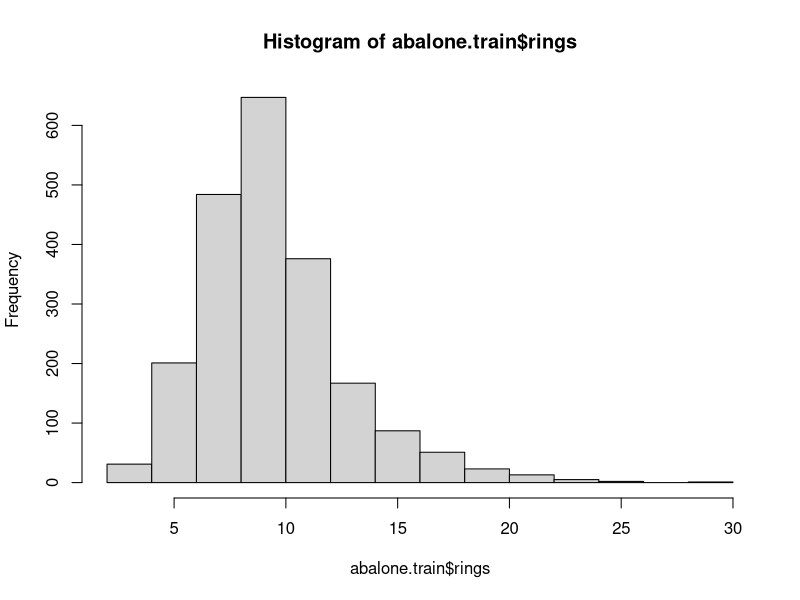
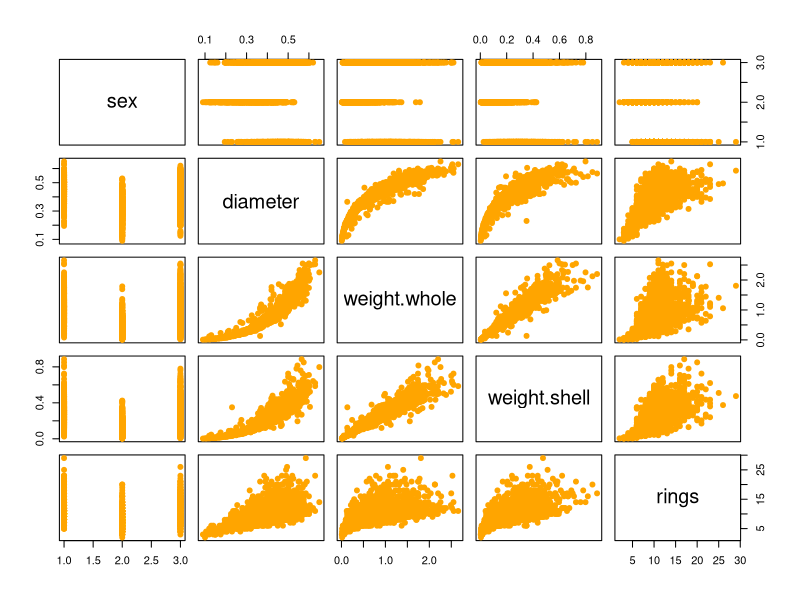
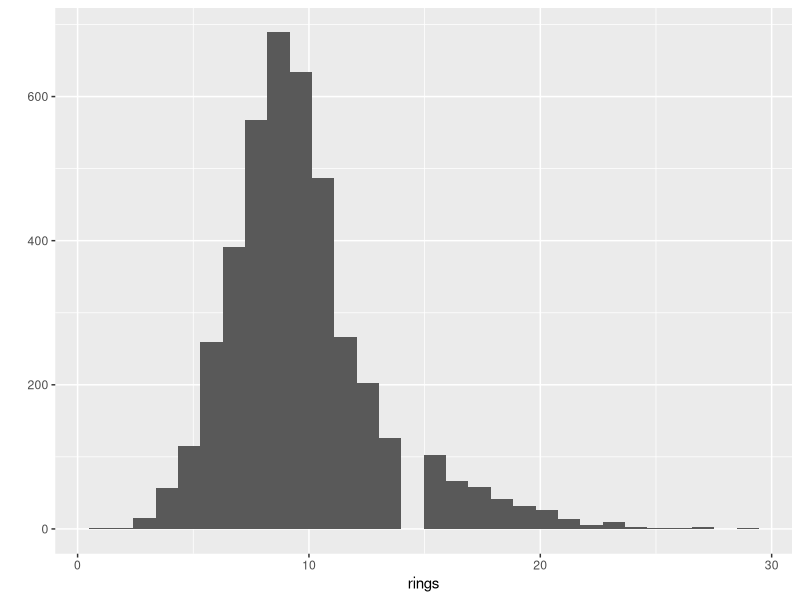
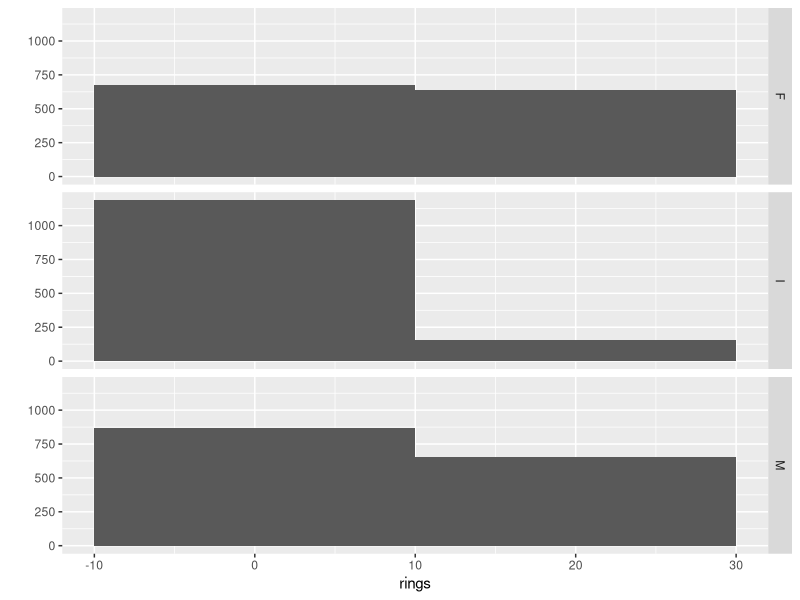
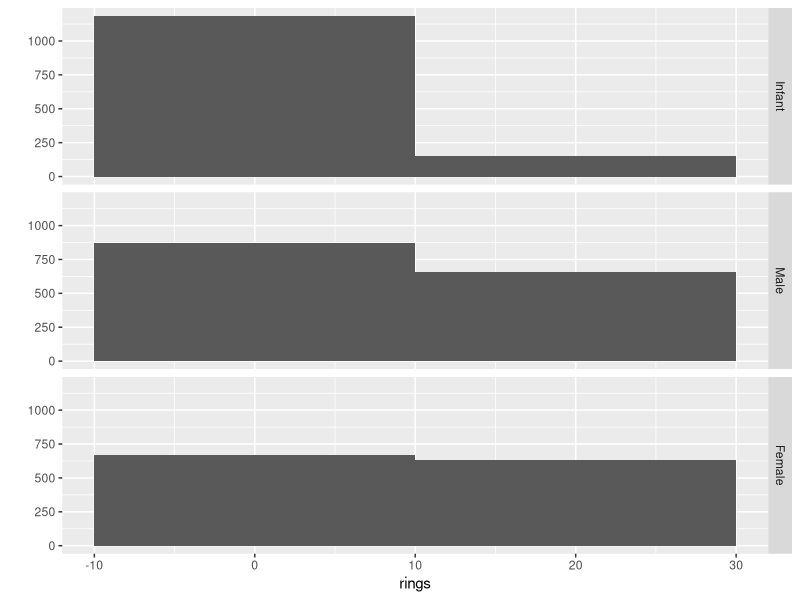
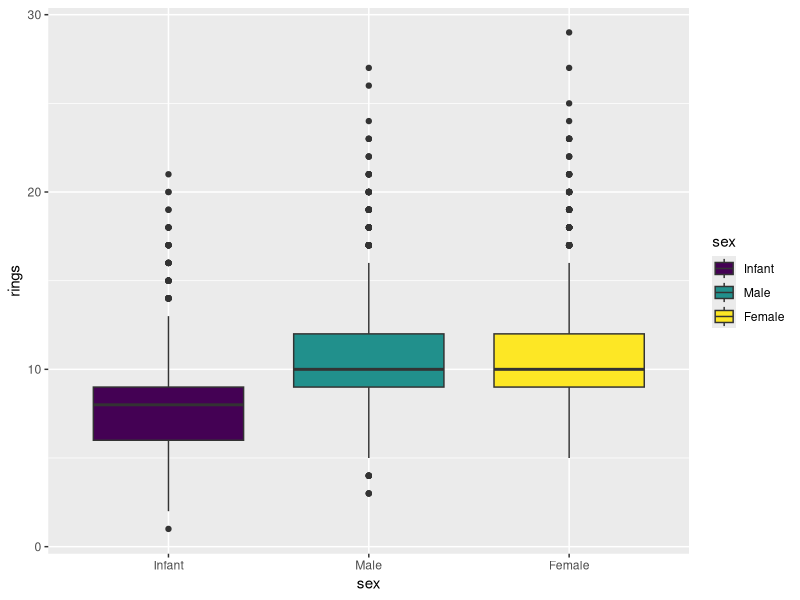
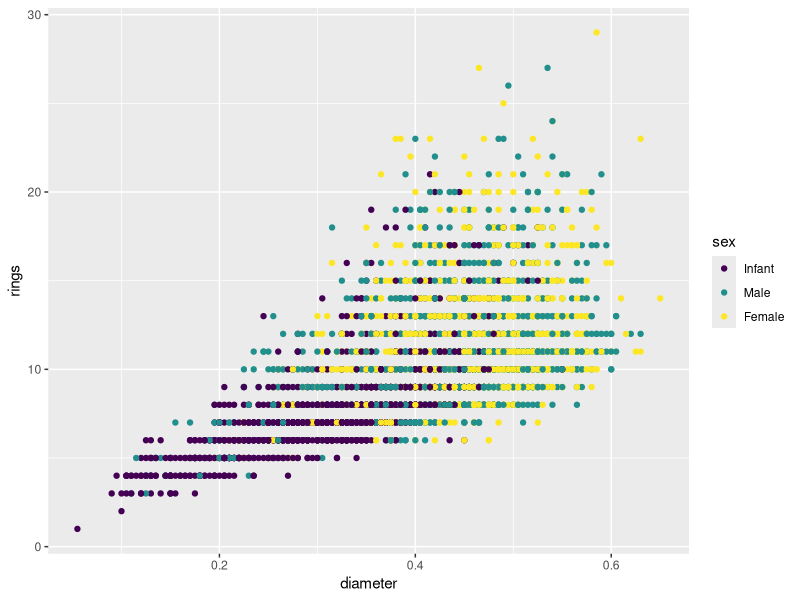
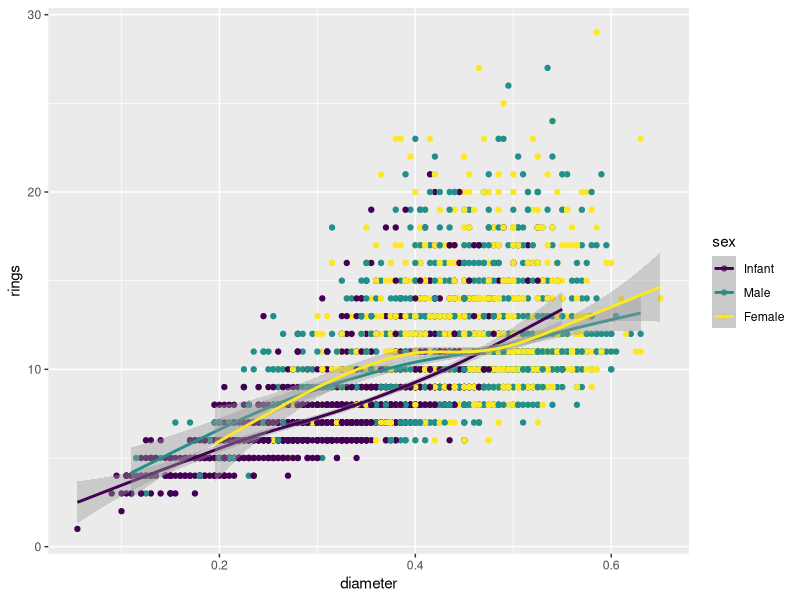

Here is the R script that generated these plots, in order:
## ---- chunk 1
knitr::opts_chunk$set(echo = TRUE)
.libPaths("H:/R")
library(ggplot2)
#library(plyr)
library(rpart)
library(partykit)
## ---- chunk 2
abalone <- read.csv("abalone.csv")
f <- rings~.
## ---- chunk 3
train.idx <- sample(nrow(abalone), 0.5*nrow(abalone))
abalone.train <- abalone[train.idx, ]
abalone.test  <- abalone[-train.idx, ] ## note the negative indexing to REMOVE instances!
## ---- chunk 4
 summary(abalone.train)
## ---- chunk 5
hist(abalone.train$rings)
## ---- chunk 6
 cor(abalone.train[, -1])
 cor(abalone.test[ , -1])
## ---- chunk 7
abalone.train$length <- NULL
abalone.train$height <- NULL
abalone.train$weight.shucked <- NULL
abalone.train$weight.viscera <- NULL

abalone.test$length <- NULL
abalone.test$height <- NULL
abalone.test$weight.shucked <- NULL
abalone.test$weight.viscera <- NULL

## ---- chunk 8
plot(abalone.train, pch=19, col="orange")
## ---- chunk 9
qplot(rings,
      data = abalone,
      geom = "histogram")
## ---- chunk 10
qplot(rings,
      data = abalone,
      geom = "histogram",
      facets = sex~.,
      binwidth = 20)
## ---- chunk 11
abalone$sex <- ordered(abalone$sex,
                       levels = c("I", "M", "F"),
                       labels = c("Infant", "Male", "Female"))

#redo histogram
qplot(rings,
      data = abalone,
      geom = "histogram",
      facets = sex~.,
      binwidth = 20)
## ---- chunk 12
qplot(sex, rings,
      data = abalone,
      geom = "boxplot",
      fill = sex)
## ---- chunk 13
qplot(diameter, rings, 
      data = abalone, 
      color = sex)
## ---- chunk 14
qplot(diameter, rings, 
      data = abalone, 
      color = sex)  +
  geom_smooth(slope = 1)
## ---- chunk 15
     save(abalone, file = "abalone_trimmed.Rdata")
## ---- chunk 16
MSE <- function(y, yhat) mean((y - yhat)^2)

RSQ <- function(y, yhat) 1 - sum((y - yhat)^2) / sum((y - mean(y))^2)
## ---- chunk 17
knn <- function(f, data, k=1) {
  known.X <- scale(model.matrix(f, data)[, -1])
  known.y <- model.response(model.frame(f, data))
  
  structure(list(k=k, f=f, known.X=known.X, known.y=known.y), class="knn")
}

predict.knn <- function(knn, newdata) {
  if (class(knn) != "knn") stop("Supplied model was not a k-Nearest Neighbour object")
  
  known.X <- knn$known.X
  known.y <- knn$known.y
  
  X <- scale(model.matrix(knn$f, newdata)[, -1], 
             scale=attr(known.X, "scaled:scale"), 
             center=attr(known.X, "scaled:center"))
  
  k.nearest <- matrix(apply(X, 1, function(X.i, known.X, known.y, k) {
    d <- rowSums(sweep(known.X, 2, X.i)^2)
    known.y[head(order(d), k)]
  }, known.X=known.X, known.y=known.y, k=knn$k), nrow=knn$k)
  
  if (is.factor(known.y)) {
    factor(apply(k.nearest, 2, function(neighbours) {
      t <- table(neighbours)
      names(t[which.max(t)])
    }), levels=levels(known.y), ordered=is.ordered(known.y))
  } else if (is.character(known.y)) {
    apply(k.nearest, 2, function(neighbours) {
      t <- table(neighbours)
      names(t[which.max(t)])
    })
  } else {
    colMeans(k.nearest)
  }
}
## ---- chunk 18

evaluate.knn <- function(f, train, test, error, k) {
  mdl <- knn(f, train, k)
  
  ## extract the known outcomes from the test set
  y <- model.response(model.frame(f, test))
  
  ## obtain the model predictions on the test data
  yhat <- predict(mdl, test)
  
  ## returns the error of the predictions (e.g., MSE)
  error(y, yhat)
}

evaluate.knn.cv <- function(f, data, K, folds, error, knn.k) {
  mean(sapply(seq(K), function(k) {
    leave.in <- data[folds != k, ] ## data not in our current fold
    hold.out <- data[folds == k, ] ## data in our current fold
    
    evaluate.knn(f, leave.in, hold.out, error, knn.k)
  }))
}

K <- 10
folds <- sample(rep(seq(K), length.out=nrow(abalone.train)))

knn.k <- c(1, 2,3	,5,	8,	13,	21,	34,	55,	89,	144,	233,	377,	610)
wse <- rep(NA, length(knn.k))
cve <- rep(NA, length(knn.k))
for (j in seq_along(knn.k)) {
  wse[j] <- evaluate.knn(f, abalone.train, abalone.train, MSE, knn.k[j])
  cve[j] <- evaluate.knn.cv(f, abalone.train, K, folds, MSE, knn.k[j])
  cat(".")
}
cat("\n")
## ---- chunk 19
plot(knn.k, wse, type="l", lwd=2, col="orange", ylab="Error", ylim=range(c(0, wse, cve)))
lines(knn.k, cve, lwd=2, col="purple")
abline(h=min(cve), lty=2, col="gray")
abline(v=knn.k[which.min(cve)], lty=2, col="gray")
text(knn.k[which.min(cve)], min(cve), sprintf("CV-min=(%d, %.2f)", knn.k[which.min(cve)], min(cve)), col="gray", adj=c(-0.05, -0.5))
legend("bottomright", c("Within-Sample", "Out-of-Sample (CV)"), col=c("orange", "purple"), lwd=2, bty="n")

## ---- chunk 20
k.selected <- knn.k[which.min(cve)]
knn.mdl <- knn(f, abalone.train, k.selected)
yhat.knn <- predict(knn.mdl, abalone.test)
## ---- chunk 21
abalone.lm <- lm(f, abalone.train)
yhat.lm <- predict(abalone.lm, abalone.test)

## ---- chunk 22
print(MSE(abalone.test$rings, yhat.lm))
print(RSQ(abalone.test$rings, yhat.lm))

## ---- chunk 23
summary(abalone.lm)

## ---- chunk 24
fitted.residuals.plot <- function(y, yhat, 
                                  main=NULL, 
                                  xlim=NULL, xlab=expression(hat(y)),
                                  ylim=NULL, ylab="Residual",
                                  ...) {
  resid <- y - yhat
  
  if (is.null(ylim)) {
    r <- max (range(resid))
    ylim <- c(-r, r)
  }
  
  plot(yhat, resid, 
       xlim=xlim, xlab=xlab, 
       ylim=ylim, ylab=ylab, 
       main=main, ...)
  
  lines(lowess(yhat, resid), col="#ce2227", lty=2)
  
  abline(h=0, lty=2, col="gray")
}
## ---- chunk 25

single.tree <- as.party(rpart(f, abalone.train, cp=0, xval=0, minsplit=350, minbucket = 134))
plot(single.tree)
print(single.tree)

## ---- chunk 26
